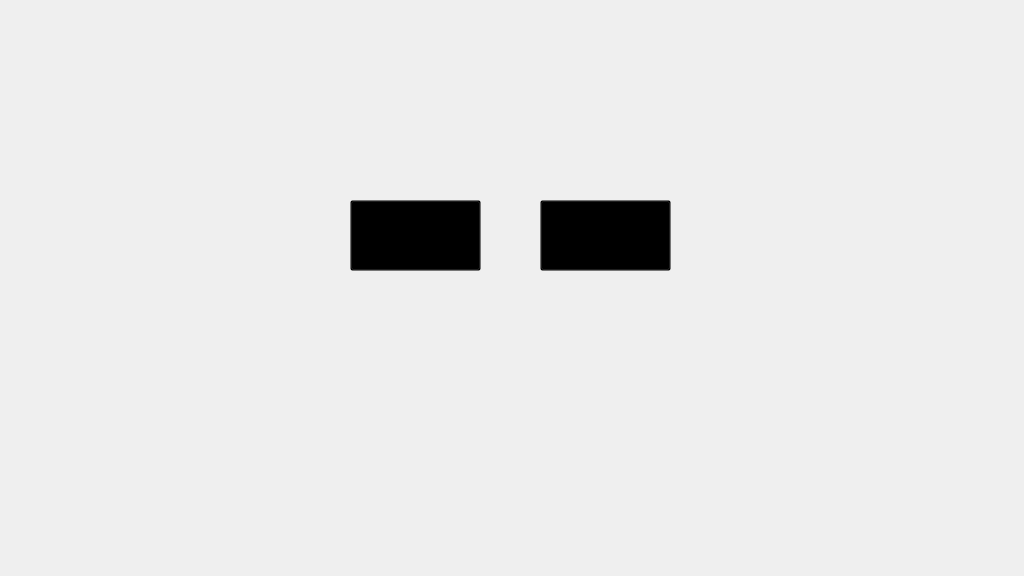
<?xml version="1.0" encoding="UTF-8"?>
<ui version="4.0">
 <class>MainWindow</class>
 <widget class="QMainWindow" name="MainWindow">
  <property name="geometry">
   <rect>
    <x>0</x>
    <y>0</y>
    <width>1024</width>
    <height>576</height>
   </rect>
  </property>
  <property name="windowTitle">
   <string>MainWindow</string>
  </property>
  <property name="styleSheet">
   <string notr="true">background-image: url(:/new/prefix2/smallized/main_menu copy.jpg);</string>
  </property>
  <widget class="QWidget" name="centralwidget">
   <widget class="QPushButton" name="sign_in">
    <property name="enabled">
     <bool>true</bool>
    </property>
    <property name="geometry">
     <rect>
      <x>350</x>
      <y>200</y>
      <width>131</width>
      <height>71</height>
     </rect>
    </property>
    <property name="cursor">
     <cursorShape>PointingHandCursor</cursorShape>
    </property>
    <property name="acceptDrops">
     <bool>false</bool>
    </property>
    <property name="autoFillBackground">
     <bool>false</bool>
    </property>
    <property name="styleSheet">
     <string notr="true">
    background-color: transparent;



background-image: url(:/new/prefix2/smallized/tranc.png);</string>
    </property>
    <property name="text">
     <string/>
    </property>
    <property name="iconSize">
     <size>
      <width>50</width>
      <height>20</height>
     </size>
    </property>
   </widget>
   <widget class="QPushButton" name="sign_up">
    <property name="enabled">
     <bool>true</bool>
    </property>
    <property name="geometry">
     <rect>
      <x>540</x>
      <y>200</y>
      <width>131</width>
      <height>71</height>
     </rect>
    </property>
    <property name="cursor">
     <cursorShape>PointingHandCursor</cursorShape>
    </property>
    <property name="acceptDrops">
     <bool>false</bool>
    </property>
    <property name="autoFillBackground">
     <bool>false</bool>
    </property>
    <property name="styleSheet">
     <string notr="true">
    background-color: transparent;



background-image: url(:/new/prefix2/smallized/tranc.png);</string>
    </property>
    <property name="text">
     <string/>
    </property>
    <property name="iconSize">
     <size>
      <width>50</width>
      <height>20</height>
     </size>
    </property>
   </widget>
  </widget>
 </widget>
 <resources/>
 <connections/>
</ui>
